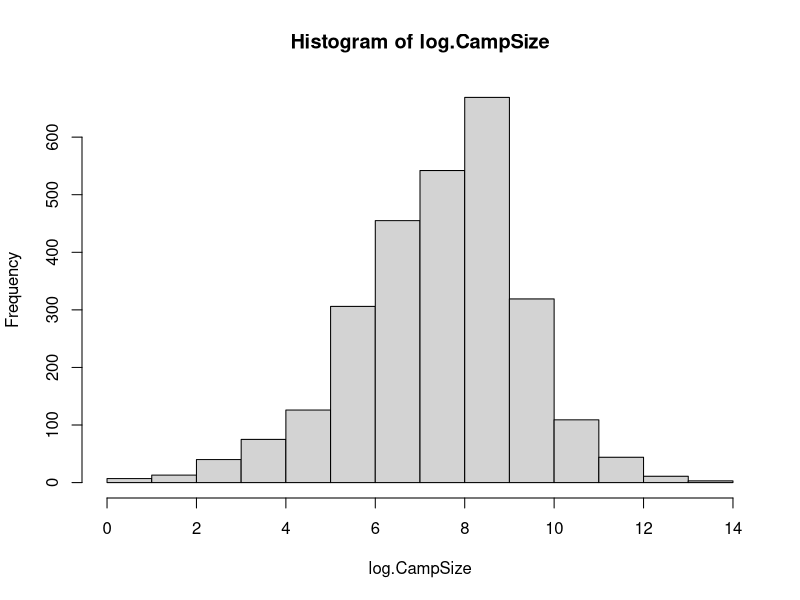
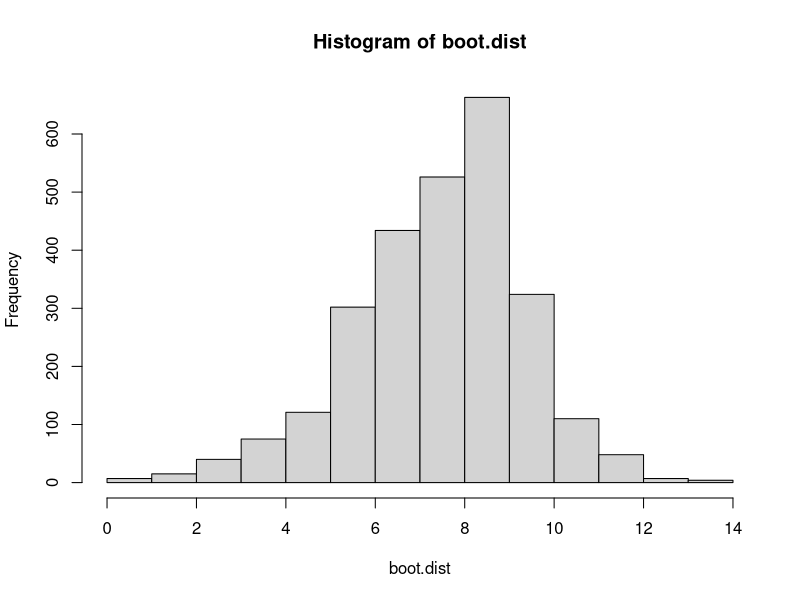
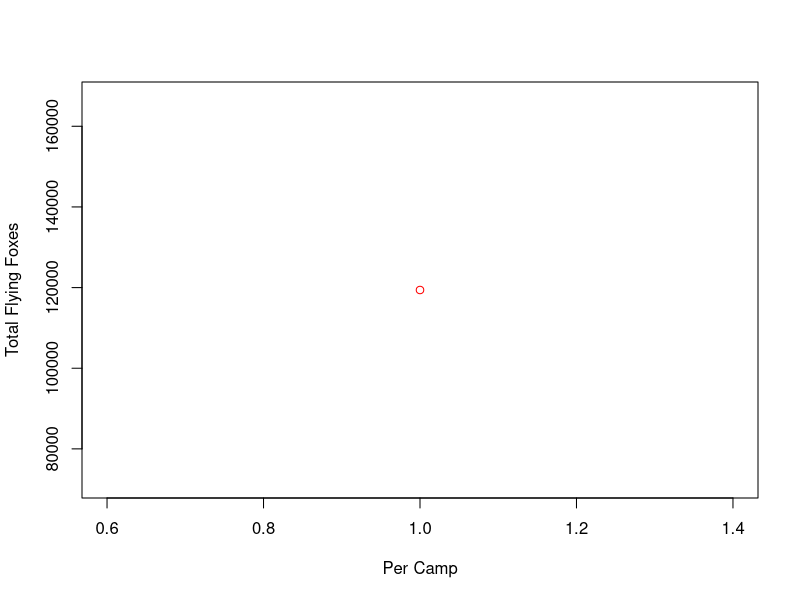
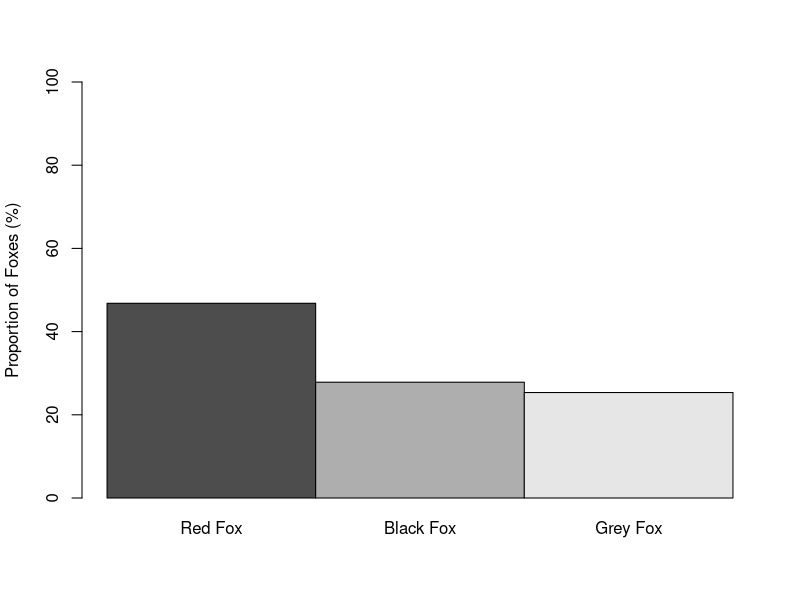
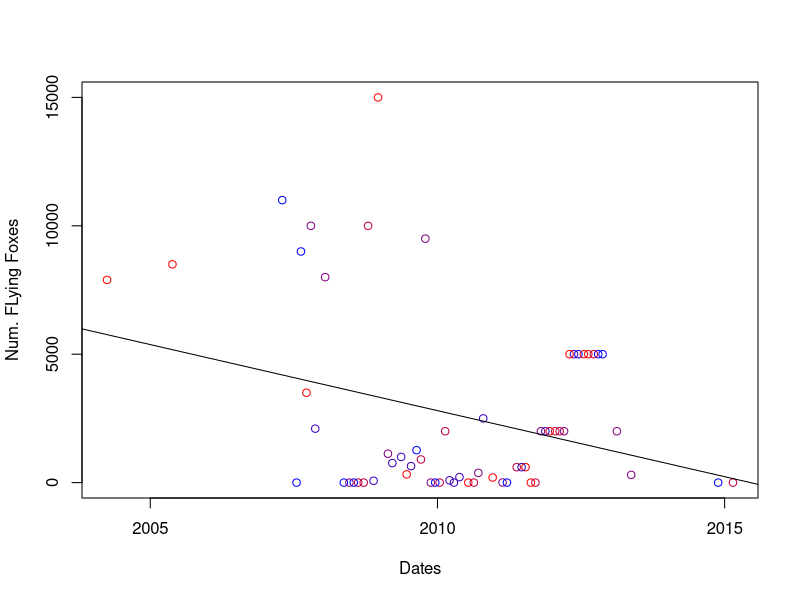

Reproduce these figures in R, in order.
## ---- chunk 1
#load the data from csv
foxData = read.csv("FlyingFoxMonitoring.csv",header = TRUE)

#converting factor to integer
blkFox <- suppressWarnings(c(as.numeric(as.character(foxData$BlackFlyingFox.Count))))
redFox<- suppressWarnings(c(as.numeric(as.character(foxData$LittleRedFlyingFox.Count))))
greyFox<- suppressWarnings(c(as.numeric(as.character(foxData$GreyHeadedFlyingFox.Count))))
totalFox <- suppressWarnings(c(as.numeric(as.character(foxData$TotalSpecies.Count))))
camp <- (as.character(foxData$Camp))
ehpCamp<-foxData$EHP.CampId


#remove rows where variable FlyingFoxesAbsent does not match the total count being zero or not.

idHasFox=which(foxData$FlyingFoxesAbsent!=TRUE)
idHasNoFox=which(suppressWarnings(c(as.numeric(as.character(foxData$TotalSpecies.Count))))!=0)
illogicalFox=setdiff(idHasFox,idHasNoFox)

##removing data with NA

#make a vector of the rows which have missing data
idNA=c(which(is.na(blkFox)),which(is.na(redFox)),which(is.na(greyFox)),which(is.na(totalFox)),which(is.na(camp)),illogicalFox,which(is.na(ehpCamp)))
paste(length(idNA),"cases have NAs")

#remove those rows
blkFox=blkFox[-idNA]
redFox=redFox[-idNA]
greyFox=greyFox[-idNA]
totalFox=totalFox[-idNA]


#calculate totals based on each species
myTotal = blkFox+redFox+greyFox
diffTotals = totalFox-myTotal

#make a vector where if the difference between the actual total and the sum of each species doesn't match the value is NA and if it does it's "good"
idBadMath=ifelse(diffTotals!=0,NA,"good")
paste(sum(is.na(idBadMath)),"rows have totals that dont match the sum of each species")
#making a vecor of the NAs (which are actually the rows with bad maths)
idBadMath=which(is.na(idBadMath))


#removing the rows that have bad maths
blkFox=blkFox[-idBadMath]
redFox=redFox[-idBadMath]
greyFox=greyFox[-idBadMath]
totalFox=totalFox[-idBadMath]


dirty <-c(idNA,idBadMath)
camp=camp[-dirty]

ehpCamp=ehpCamp[-dirty]


## ---- chunk 2
##natural logarithm of the total species count per camp
foxyCamps=which(foxData$FlyingFoxesAbsent!=TRUE)
foxyCamps=totalFox[foxyCamps]
log.CampSize=log(foxyCamps)
#paste(totalFox,logCampSize)
#logCampSize
foxyCamps.length=length(foxyCamps)

##histogram of camp size logarithm
hist(log.CampSize)
## ---- chunk 3

##boot strap of mean camp size logarithm
##Generating a Bootstrap Distribution
b = 10000
boot.dist = rep(NA, b)
for (i in 1:b) {
  boot.sample = sample(foxyCamps, replace=TRUE)
  boot.dist=log(boot.sample)
  boot.dist[i]=mean(boot.dist, conf.level = 0.95)
  sd(boot.dist)
}
hist(boot.dist)


## ---- chunk 4

#get number of factors
campFactor=nlevels(ehpCamp)
#create empty vector
foxPerCamp <- rep(NA, campFactor)
#fill vector using for loop
for(j in 1:as.numeric(campFactor)){
    foxPerCamp[j] <- c(sum(totalFox[ehpCamp==j]))
}

#visualising with a scatterplot
redblue <- colorRampPalette(c("red","blue"))
plot(foxPerCamp,xlab="Per Camp",ylab="Total Flying Foxes",col=redblue(5))
## ---- chunk 5
#proportion for whole species
blk=sum(blkFox)
red=sum(redFox)
grey=sum(greyFox)
foxProp=c(red,blk,grey)/sum(totalFox)*100
matrixHead=c("red","black","grey")
foxPropTbl = matrix(c(foxProp,matrixHead),ncol=3,byrow=TRUE)

foxPropTbl
## ---- chunk 6
#visualise proportions with a bar plot
barplot(matrix(foxProp),names.arg=c("Red Fox", "Black Fox", "Grey Fox"), beside=TRUE, col=grey.colors(3), ylim=c(0,100), ylab = "Proportion of Foxes (%)")

## ---- chunk 7
redFox.3b=which(redFox>0)
totalFox.3b=totalFox[redFox.3b]
redFox.3b=redFox[redFox.3b]

cor.test(redFox.3b/totalFox.3b,totalFox.3b, alternative = "two.sided", conf.level = 0.99)

## ---- chunk 8
#load and clean data

#Use the function as.Date to convert the date strings in the variable SurveyDate into dates. 
date <- suppressWarnings(c(as.Date(foxData$SurveyDate,"%d/%m/%y")))
date=date[-dirty]

#vector of id for Indooroopilly Island Camp
idIndoIsland=which(ehpCamp=="68")

#create vector of data and total fox count for Indooroopilly Island 
indoDates=date[idIndoIsland]
indoFox=totalFox[idIndoIsland]

# This is probably wrong
indo.lm=lm(indoFox ~ as.numeric(indoDates))

summary(indo.lm)
## ---- chunk 9
plot(indoFox~indoDates, col=redblue(5),xlab="Dates", ylab = "Num. FLying Foxes")

abline(lm(indoFox ~ indoDates))
## ---- chunk 10
#vector of id for Laidley Plainlands Camp
idLaidley=which(ehpCamp=="76")

#vector of dates at the Laidley Plainlands Camp
laidleyDates=date[idLaidley]


#reduces dates vector to the specified dates
#first date
laidleyDates1 <- laidleyDates[laidleyDates == "2013-10-18"]
#second date
laidleyDates2 <- laidleyDates[laidleyDates == "2013-11-13"]


#get all the dates that match in the data set
#first date
idLaidleyDates1=which(date==laidleyDates1)
#second date
idLaidleyDates2=which(date==laidleyDates2)


#find the matching id of the two vectors
#first date
idLaidley1 <- idLaidley[(idLaidley %in% idLaidleyDates1)]
#second date
idLaidley2 <- idLaidley[(idLaidley %in% idLaidleyDates2)]

#retrieve species data from the two dates
blkD1=blkFox[idLaidley1]
blkD2=blkFox[idLaidley2]

redD1=redFox[idLaidley1]
redD2=redFox[idLaidley2]
  
greyD1=greyFox[idLaidley1]
greyD2=greyFox[idLaidley2]

fox1=c(redD1,blkD1,greyD1)
fox2=c(redD2,blkD2,greyD2)

foxSum1=sum(blkD1,redD1,greyD1)
foxSum2=sum(blkD2,redD2,greyD2)

foxPropD1=c(redD1,blkD1,greyD1)/foxSum1
foxPropD2=c(redD2,blkD2,greyD2)/foxSum2


#Observed proportion (date2)
observed = foxPropD2
#expected proportion (date1)
expected = foxPropD1

foxPropD1
foxPropD2
#chi-square test
observed = fox2
expected = foxPropD1

chisq.test(x=observed,p=expected)
## ---- chunk 11

tbl <- matrix(c(blkD1,redD1,greyD1,blkD2,redD2,greyD2),ncol=3,byrow=TRUE)

chisq.test(tbl)

